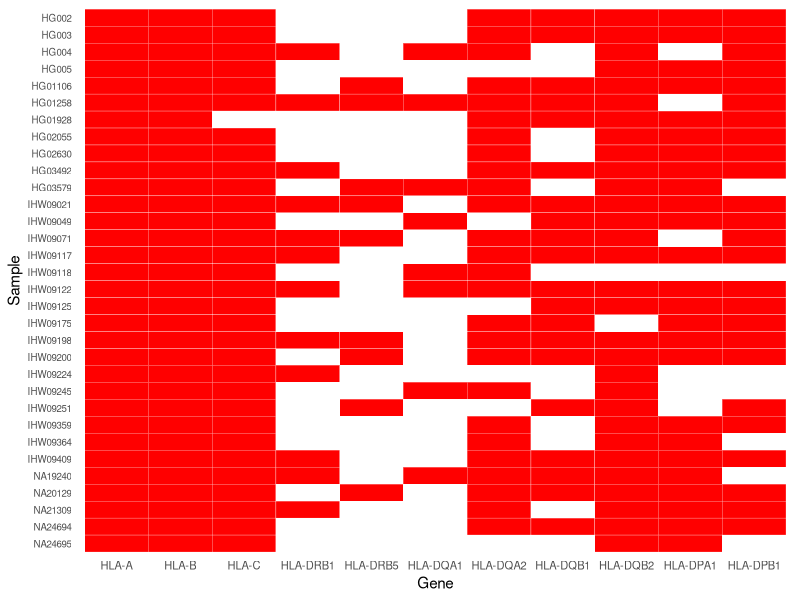
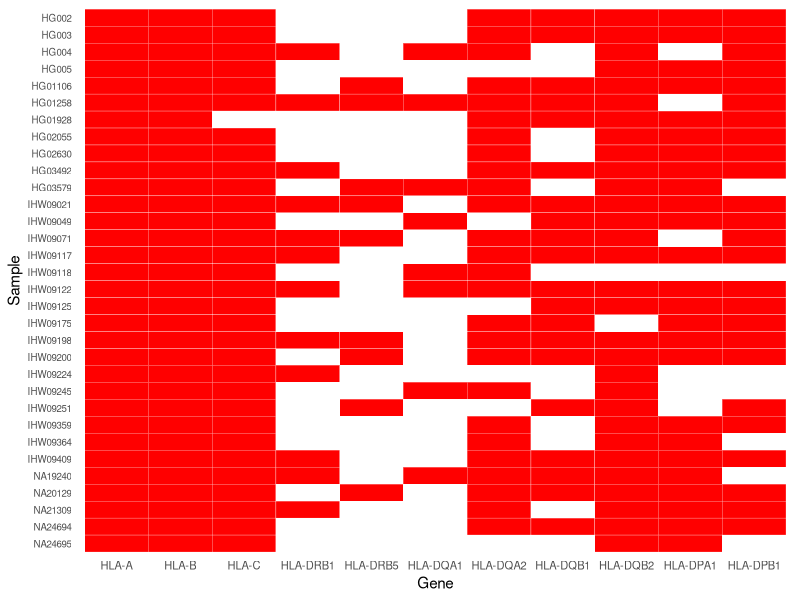
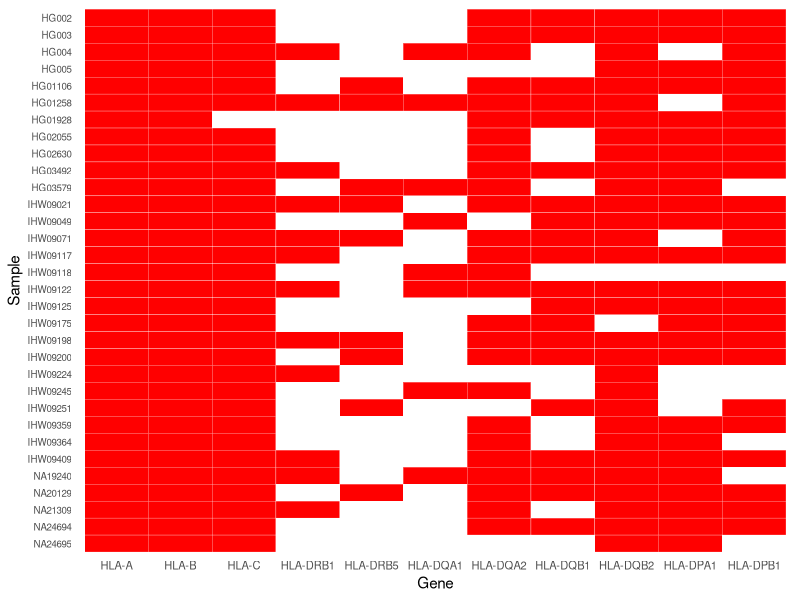

Source code (R) for these figures, in order:
library(tidyr)
library(ggplot2)

setwd("/Users/matt/Documents/GitHub/mhc/scripts/visualizations/phase_heat_map/")

# Load the data
data <- read.csv("phase_map_hiphase.csv", header = TRUE, stringsAsFactors = FALSE)

# Replace dots with dashes in column names
colnames(data) <- gsub("\\.", "-", colnames(data))

df_long <- pivot_longer(
  data,
  cols = -sample,       # Columns to pivot: All except "sample"
  names_to = "Gene",    # New column for gene names
  values_to = "Value"   # New column for gene values (1 or 0)
)

# Ensure samples and genes retain their order
df_long$sample <- factor(df_long$sample, levels = rev(unique(data$sample)))  # Reverse sample order
df_long$Gene <- factor(df_long$Gene, levels = colnames(data)[-1])  # Gene order

# Plot the heatmap
figure <- ggplot(df_long, aes(x = Gene, y = sample, fill = Value)) +
  geom_tile(color = "white") +
  scale_fill_gradient(low = "white", high = "red", na.value = "white") +
  theme_minimal() +
  theme(
    axis.text.x = element_text(size = 8),
    axis.text.y = element_text(size = 7),
    axis.ticks = element_blank(),
    panel.grid = element_blank(),
    legend.position = "none"  # Remove the legend
  ) +
  labs(
    x = "Gene",
    y = "Sample"
  )

# Print the figure
print(figure)

# Save the figure
ggsave(filename = "hiphase_heat_map.pdf", plot = figure)
ggsave(filename = "hiphase_heat_map.png", plot = figure)



